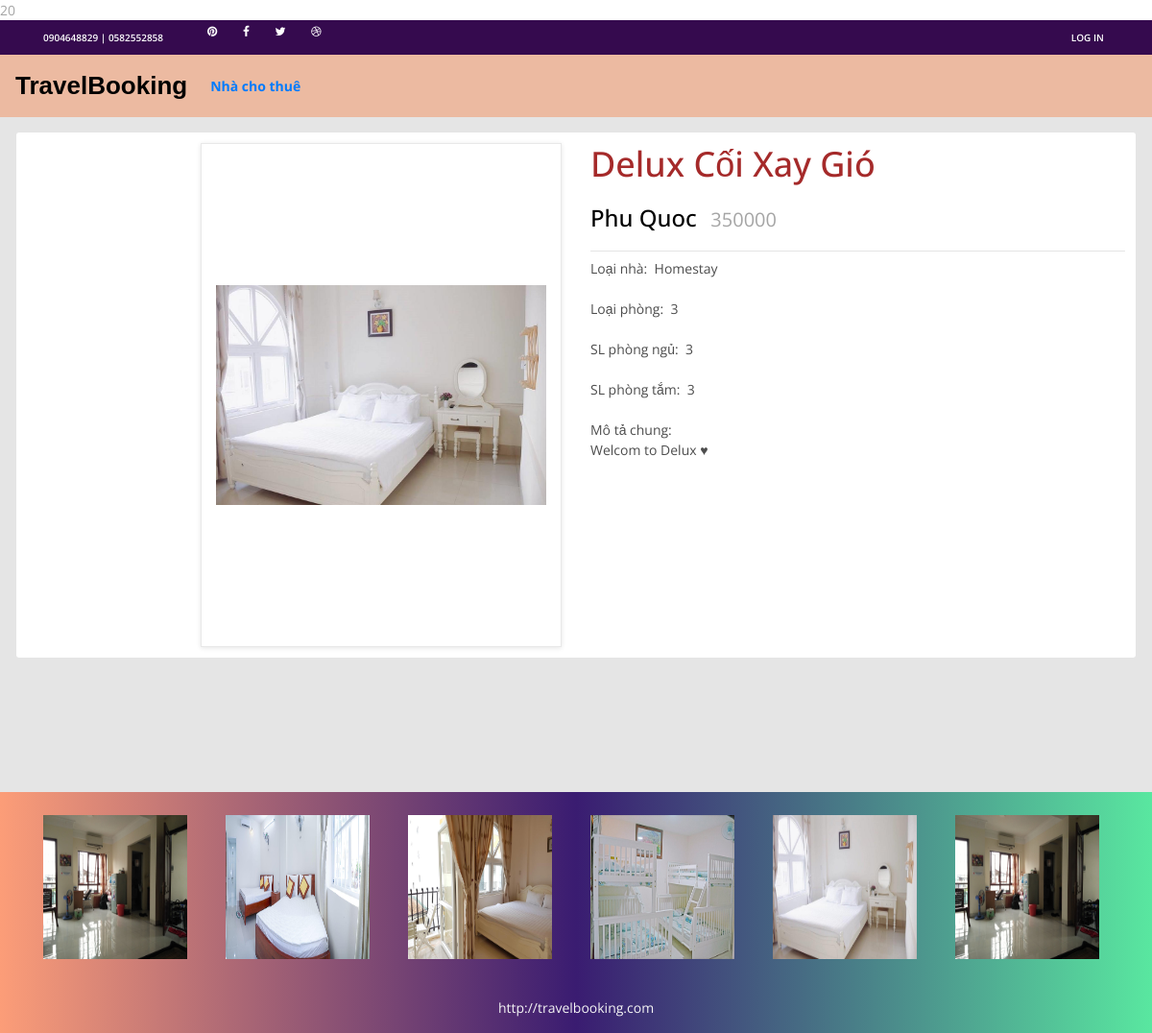
Page /roomdetails.php?id=20 on the committed database.
### tables this page shows
CREATE TABLE `uptohouse` (
  `ID` int(10) NOT NULL,
  `TenNha` varchar(20) DEFAULT NULL,
  `LoaiNha` varchar(15) DEFAULT NULL,
  `LoaiPhong` varchar(15) DEFAULT NULL,
  `DiaChi` varchar(30) DEFAULT NULL,
  `SLphongNgu` int(10) DEFAULT NULL,
  `SLphongTam` int(10) NOT NULL,
  `GiaTienTheoDem` int(8) DEFAULT NULL,
  `MoTaChung` varchar(150) NOT NULL,
  `HinhAnh` varchar(100) DEFAULT NULL,
  `IDuser` int(10) DEFAULT NULL,
  `NoiBat` int(3) DEFAULT NULL
);

### roomdetails.php (the view, shortened to what this page needs)
<?php
    include_once('connectmysql.php');
    $id = $_GET['id'];
    $sql = "SELECT * FROM `uptohouse` WHERE ID = '$id'";
    $query = mysqli_query($conn,$sql);
?>
<!DOCTYPE html>
<html lang="en">
<head>
    <link rel="stylesheet" href="roomdetails.css"/>
    <link rel="stylesheet" href="https://maxcdn.bootstrapcdn.com/bootstrap/4.0.0/css/bootstrap.min.css">
    <link rel="stylesheet" href="https://use.fontawesome.com/releases/v5.7.2/css/all.css">
    <link rel="stylesheet" href="https://use.fontawesome.com/releases/v5.8.2/css/all.css">
    <link rel="stylesheet" href="https://stackpath.bootstrapcdn.com/font-awesome/4.7.0/css/font-awesome.min.css">
    <link rel="stylesheet" type="text/css" href="plugins/OwlCarousel2-2.2.1/owl.carousel.css">
    <link rel="stylesheet" type="text/css" href="plugins/OwlCarousel2-2.2.1/owl.theme.default.css">
    <link rel="stylesheet" type="text/css" href="plugins/OwlCarousel2-2.2.1/animate.css">
    <link rel="stylesheet" type="text/css" href="styles/main_styles.css">
    <link rel="stylesheet" type="text/css" href="styles/responsive.css">
</head>
<body>
        <div class="top_bar">
			<div class="container">
				<div class="row">
					<div class="col d-flex flex-row">
						<div class="phone">0904648829 | 0582552858</div>
						<div class="social">
							<ul class="social_list">
								<li class="social_list_item"><a href="#"><i class="fa fa-pinterest" aria-hidden="true"></i></a></li>
								<li class="social_list_item"><a href="#"><i class="fa fa-facebook" aria-hidden="true"></i></a></li>
								<li class="social_list_item"><a href="#"><i class="fa fa-twitter" aria-hidden="true"></i></a></li>
								<li class="social_list_item"><a href="#"><i class="fa fa-dribbble" aria-hidden="true"></i></a></li>
							</ul>
						</div>
						<div class="user_box ml-auto">
                            <?php if(!isset($_SESSION['fmail'])){ ?>
							<div class="user_box_register user_box_link"><a href="indexbooking/indexbooking.php">Log in &nbsp;</a></div>
							<?php } ?>
						</div>
					</div>
				</div>
			</div>
		</div>
        <nav class="navbar navbar-expand-lg darkgray-bg"  style="font-weight: bold">
            <a class="navbar-brand" href="home.php"><span style="font-size: 26px; font-family:'Trebuchet MS', 'Lucida Sans Unicode', 'Lucida Grande', 'Lucida Sans', Arial, sans-serif">TravelBooking</span></a>
            <div class="collapse navbar-collapse" id="navbarSupportedContent1">
            <ul class="navbar-nav mr-auto">
				<li class="nav-item">
                <a class="nav-link" href="theroom.php">Nhà cho thuê</a>
                </li>
            </ul>
            </div>
        </nav>
<div class="super_container">
    <div class="single_product">
        <div class="container-fluid" style=" background-color: #fff; padding: 11px;">
            <div class="row">
                <div class="col-lg-2 order-lg-1 order-2">
                </div>
                <?php while ($row = mysqli_fetch_assoc($query)) {
                    ?>
                <div class="col-lg-4 order-lg-2 order-1">
                    <div class="image_selected"><img src="image/<?php echo $row ['HinhAnh'];?>" alt=""></div>
                </div>
                <div class="col-lg-6 order-3">
                    <div class="product_description">
                        <div class="product_name"><h2><?php  echo $row['TenNha']; ?></h2></div>
                        <div>
                            <span class="product_price"><?php  echo $row['DiaChi']; ?></span>&nbsp;&nbsp;&nbsp;
                            <span style="font-size: 20px"><?php  echo $row['GiaTienTheoDem']; ?>
                        </div>
                        <hr class="singleline">
                        <div> <span class="product_info">Loại nhà: &nbsp;<?php  echo $row['LoaiNha']; ?></span></div>
                        <br>
                        <div> <span class="product_info">Loại phòng: &nbsp;<?php  echo $row['LoaiPhong']; ?></span></div>
                        <br>
                        <div> <span class="product_info">SL phòng ngủ: &nbsp;<?php  echo $row['SLphongNgu']; ?></span></div>
                        <br>
                        <div> <span class="product_info">SL phòng tắm: &nbsp;<?php  echo $row['SLphongTam']; ?></span></div>
                        <br>
                        <div> <span class="product_info">Mô tả chung: <br><?php  echo $row['MoTaChung']; ?></span></div>
                        <br><br>
                    </div>
                </div>
                <?php } ?>
            </div>
        </div>
    </div>
</div>
    <footer class="page-footer font-small mdb-color bg-cl pt-4">
        <div class="container">
            <div class="row">
            <?php
                    $sql = "SELECT * FROM `uptohouse` ORDER BY RAND() LIMIT 6";
                    $exec = $conn->query($sql);
                    while($row = $exec->fetch_assoc()){
            ?>
                <div class="col-lg-2 col-md-12 mb-4">
                <div class="view overlay z-depth-1-half">
                    <img src="image/<?php echo $row ['HinhAnh'];?>" class="img-st">
                </div>
                </div>
            <?php } ?>
            </div>
        </div>
        <div class="footer-copyright text-center py-3">
        <a style="color: whitesmoke" href=""> http://travelbooking.com</a>
        </div>
    </footer>
</body>
</html>

### roomdetails.css (style rules this page uses)
.bg-cl { background-image: linear-gradient(to right, #fc9d78, #3a1c71, #59e7a0); }
.darkgray-bg { background-color: #ecbaa1; }
.navbar-brand { color: black; }
.img-st { width: 150px; height: 150px; }
.container-fluid { border-radius: 3px; }
.single_product { padding-top: 66px; padding-bottom: 140px; background-color: #e5e5e5; margin-top: 0px; padding: 17px; }
.product_name { color: brown; font-weight: bold; margin-top: 0px }
.product_price { color: #000; display: inline-block; font-size: 24px; font-weight: 500; margin-top: 9px; clear: left }
.singleline { margin-top: 1rem; margin-bottom: .40rem; border: 0; border-top: 1px solid rgba(0, 0, 0, .1) }
.product_info { color: #4d4d4d; display: inline-block }
.product_description { padding-left: 0px }
.image_selected { display: -webkit-box; display: -moz-box; display: -ms-flexbox; display: -webkit-flex; display: flex; flex-direction: column; justify-content: center; align-items: center; width: calc(100% + 15px); height: 525px; -webkit-transform: translateX(-15px); -moz-transform: translateX(-15px); -ms-transform: translateX(-15px); -o-transform: translateX(-15px); transform: translateX(-15px); border: solid 1px #e8e8e8; box-shadow: 0px 0px 0px rgba(0, 0, 0, 0.1); overflow: hidden; padding: 15px }
* { margin: 0; padding: 0; -webkit-font-smoothing: antialiased; -webkit-text-shadow: rgba(0, 0, 0, .01) 0 0 1px; text-shadow: rgba(0, 0, 0, .01) 0 0 1px }
body { font-family: 'Rubik', sans-serif; font-size: 14px; font-weight: 400; background: #FFFFFF; color: #000000 }
div { display: block; position: relative; -webkit-box-sizing: border-box; -moz-box-sizing: border-box; box-sizing: border-box }
ul { list-style: none; margin-bottom: 0px }
.single_product { padding-top: 16px; padding-bottom: 140px }
.image_selected { display: -webkit-box; display: -moz-box; display: -ms-flexbox; display: -webkit-flex; display: flex; flex-direction: column; justify-content: center; align-items: center; width: calc(100% + 15px); height: 525px; -webkit-transform: translateX(-15px); -moz-transform: translateX(-15px); -ms-transform: translateX(-15px); -o-transform: translateX(-15px); transform: translateX(-15px); border: solid 1px #e8e8e8; box-shadow: 0px 1px 5px rgba(0, 0, 0, 0.1); overflow: hidden; padding: 15px }
.image_selected img { max-width: 100% }

### styles/main_styles.css (style rules this page uses)
* { margin: 0; padding: 0; -webkit-font-smoothing: antialiased; -webkit-text-shadow: rgba(0, 0, 0, .01) 0 0 1px; text-shadow: rgba(0, 0, 0, .01) 0 0 1px; }
body { font-family: 'Open Sans', sans-serif; font-size: 14px; font-weight: 400; background: #FFFFFF; color: #a5a5a5; }
div { display: block; position: relative; -webkit-box-sizing: border-box; -moz-box-sizing: border-box; box-sizing: border-box; }
ul { list-style: none; margin-bottom: 0px; }
a, a:hover, a:visited, a:active, a:link { text-decoration: none; -webkit-font-smoothing: antialiased; -webkit-text-shadow: rgba(0, 0, 0, .01) 0 0 1px; text-shadow: rgba(0, 0, 0, .01) 0 0 1px; }
h2 { font-size: 36px; }
h1, h2, h3, h4, h5, h6 { font-family: 'Open Sans', sans-serif; -webkit-font-smoothing: antialiased; -webkit-text-shadow: rgba(0, 0, 0, .01) 0 0 1px; text-shadow: rgba(0, 0, 0, .01) 0 0 1px; }
.super_container { width: 100%; overflow: hidden; }
.top_bar { width: 100%; height: 36px; background: #350a4e; -webkit-transition: all 400ms ease; -moz-transition: all 400ms ease; -ms-transition: all 400ms ease; -o-transition: all 400ms ease; transition: all 400ms ease; }
.phone { display: inline-block; margin-right: 36px; line-height: 36px; font-size: 10px; font-weight: 600; color: #FFFFFF; }
.social_list_item { position: relative; display: inline-block; margin-right: 3px; }
.social_list_item:last-child { margin-right: 0px; }
.social_list_item a { display: block; width: 100%; padding-left: 10px; padding-right: 10px; line-height: 36px; }
.social_list_item a i { font-size: 12px; color: #FFFFFF; -webkit-transition: all 200ms ease; -moz-transition: all 200ms ease; -ms-transition: all 200ms ease; -o-transition: all 200ms ease; transition: all 200ms ease; }
.user_box_link { display: inline-block; }
.user_box_link a { display: block; font-size: 10px; line-height: 36px; font-weight: 600; color: #FFFFFF; text-transform: uppercase; }

### rows in the picture
uptohouse: HinhAnh (picture), TenNha "Delux Cối Xay Gió", DiaChi "Phu Quoc", GiaTienTheoDem "350000", LoaiNha "Homestay", LoaiPhong "3", SLphongNgu "3", SLphongTam "3", MoTaChung "Welcom to Delux ♥"
uptohouse: HinhAnh (picture)
uptohouse: HinhAnh (picture)
uptohouse: HinhAnh (picture)
uptohouse: HinhAnh (picture)
uptohouse: HinhAnh (picture)
